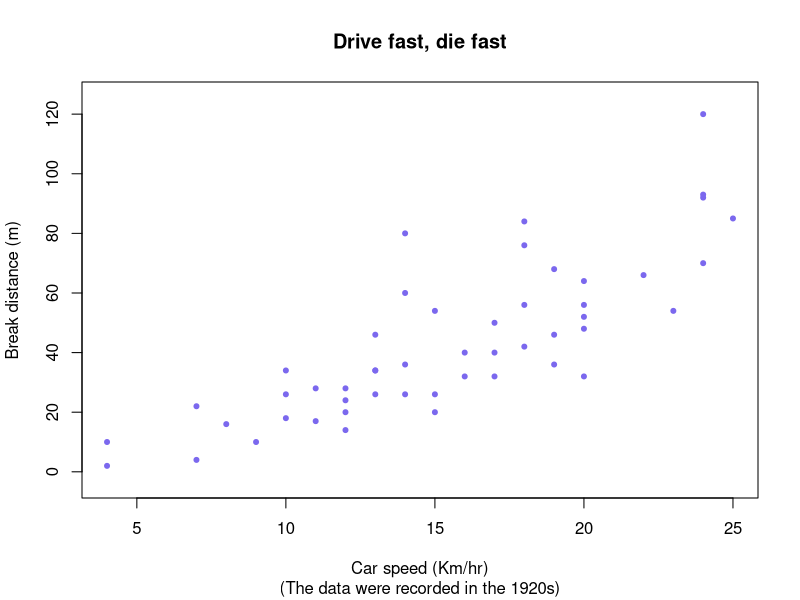
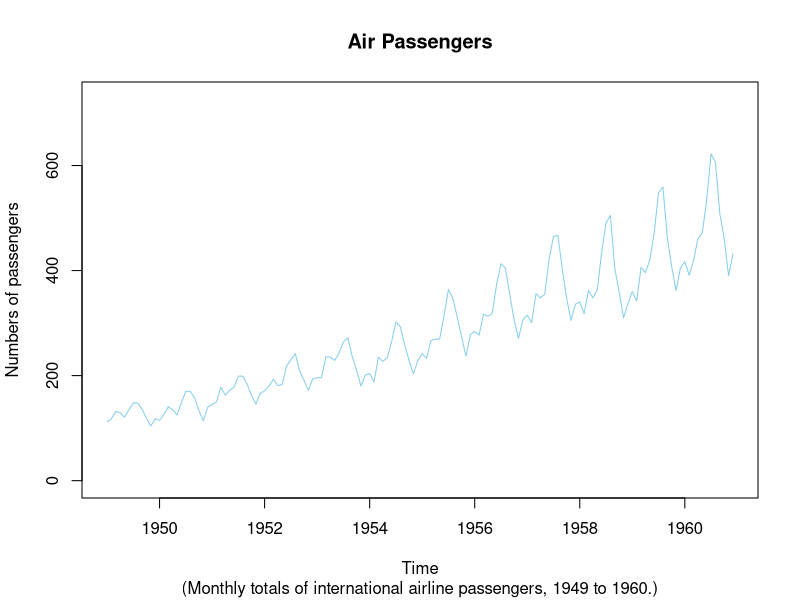
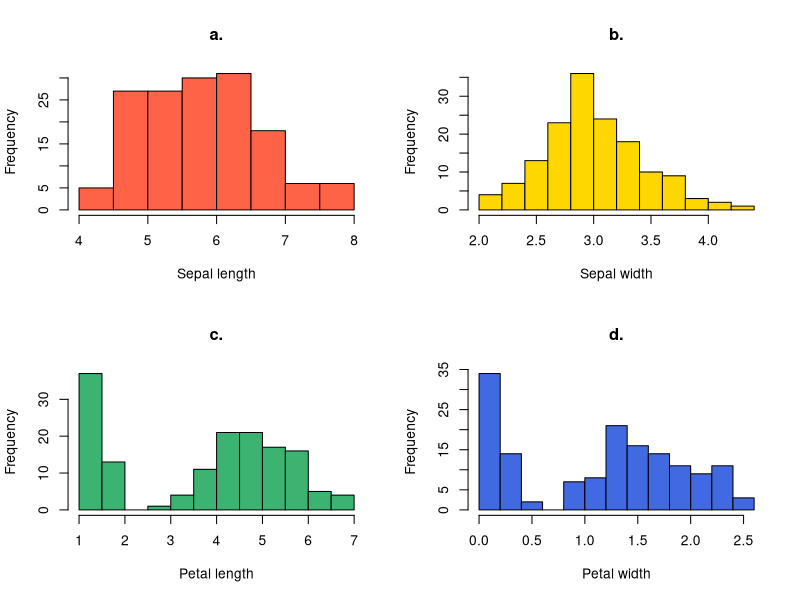
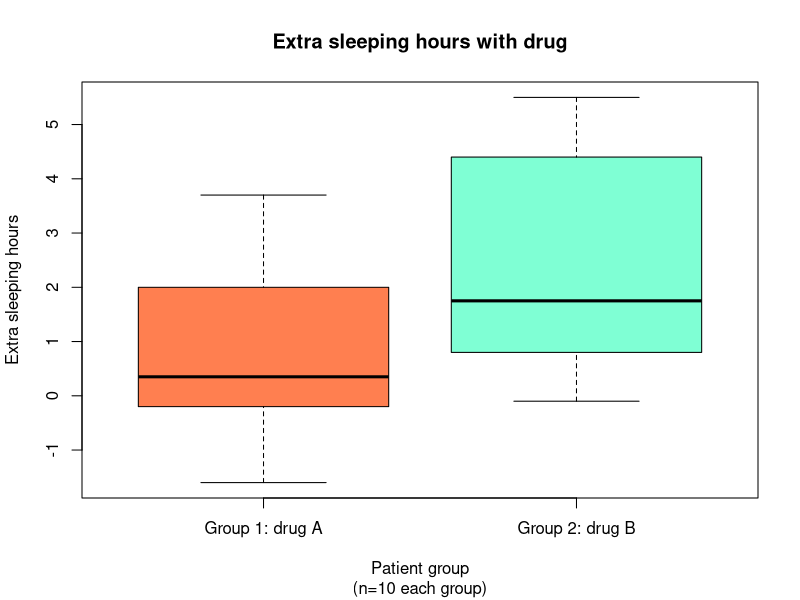
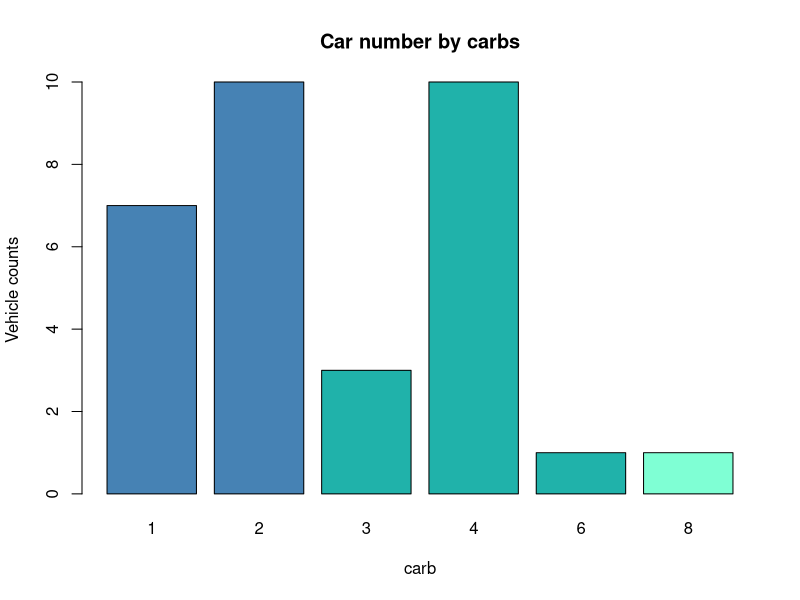

Recreate these plots in R, in order.
# 散佈圖
plot (cars$speed, cars$dist, xlab= "Car speed (Km/hr)", ylab= "Break distance (m)", main= "Drive fast, die fast", type= "p", pch= 20, col= "mediumslateblue", asp= 1/10, sub= "(The data were recorded in the 1920s)")

# 線圖
plot (AirPassengers, main= "Air Passengers", sub = "(Monthly totals of international airline passengers, 1949 to 1960.)", type= "l", col ="skyblue", xlab= "Time", ylab = "Numbers of passengers", asp= 1/100)

# 直方圖
par (mfrow = c (2, 2))
hist (iris$Sepal.Length, main = "a.", col = "tomato", xlab = "Sepal length")
hist (iris$Sepal.Width, main = "b.", col = "gold", xlab = "Sepal width")
hist (iris$Petal.Length, main = "c.", col = "mediumseagreen", xlab = "Petal length")
hist (iris$Petal.Width, main= "d.", col =  "royalblue", xlab = "Petal width")
 
# 盒鬚圖
par (mfrow = c (1,1))
boxplot (sleep$extra ~sleep$group, main= "Extra sleeping hours with drug", names = c("Group 1: drug A", "Group 2: drug B"), col = c(rep ("coral", 1), rep ("aquamarine")), xlab= "Patient group", ylab= "Extra sleeping hours", sub = "(n=10 each group)")

# 長條圖
barplot( table (factor (mtcars$carb)), main = "Car number by carbs", xlab = "carb", ylab = "Vehicle counts", col= c(rep ("steelblue", 2), rep ("lightseagreen", 3), rep ("aquamarine", 1)), horiz = F)
